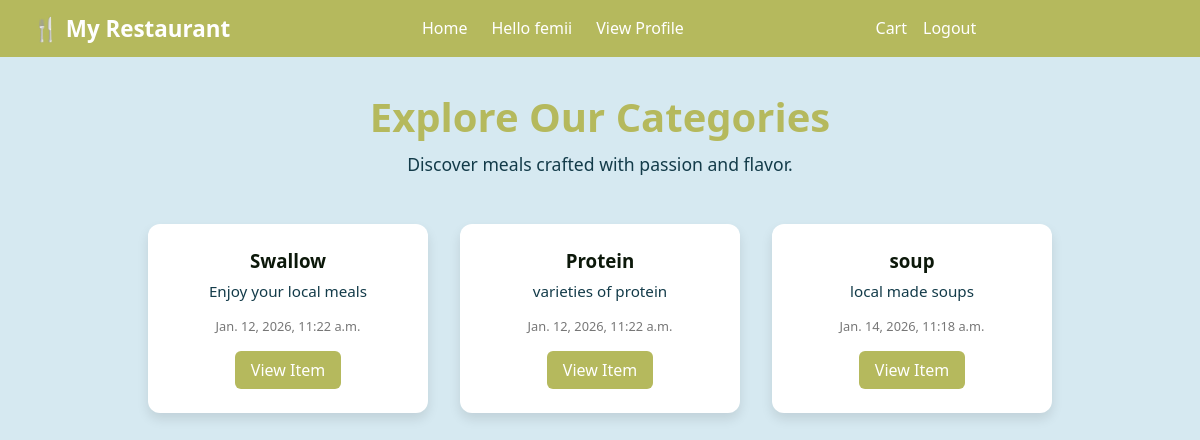
The app's page / (signed in) with its own data.
### resturantapp/models.py (models this page shows, shortened)
class Category(models.Model):
    name = models.CharField(max_length=100)
    description = models.TextField()
    created_at = models.DateTimeField(auto_now_add=True)

### resturantapp/views.py (the view)
# urls.py: path('', views.index, name='index'),
def index(request):
    categories = Category.objects.all()
    context = {
        'categories' : categories
    }
    return render (request, 'index.html', context)

### templates/index.html
{% extends 'base.html' %}
{% load static %}
{% block content %}
<header class="hero">
    <h2>Explore Our Categories</h2>
    <p>Discover meals crafted with passion and flavor.</p>
  </header>
  <main class="category-container">
    {% for category in categories %}
    <div class="category-card">
      <h3>{{category.name}}</h3>
      <p>{{category.description}}</p>
      <span class="date">{{category.created_at}}</span>
      <a href="{% url 'fooditem' category.id %}" class="btn">View Item</a>
    </div>
    {% endfor %}
  </main>
    {% endblock %}

### templates/base.html (shortened to what this page needs)
{% load static %}
<!DOCTYPE html>
<html lang="en">
<head>
    <link rel="stylesheet" href="{% static 'styles.css' %}">
</head>
<body>
    <nav class="navbar">
      <div class="logo">
        <h1 class="logo"><a href="{% url 'index' %}">🍴 My Restaurant</a></h1>
      </div>
    <ul>
      {%if user.is_authenticated%}
      <li><a href="{% url 'index' %}">Home</a></li>
      <li><a href="#">Hello {{user.username}}</a></li>
      <li><a href="{% url 'profile_details' %}">View Profile</a></li>
    </ul>
      <div class="actions">
        <li><a href="{% url 'view_cart' %}">Cart</a></li>
        <li><a href="{% url 'logout' %}">Logout</a></li>
      </div>
      {% else %}
      <li><a href="{% url 'signup'%}">Sign Up</a></li>
      <li><a href="{% url 'login'%}">Login</a></li>
      {% endif %}
  </nav>
    {% block content %}
    {% endblock %}
</body>
</html>

### static/styles.css (style rules this page uses)
* { margin: 0; padding: 0; box-sizing: border-box; }
body { font-family: 'Segoe UI', Tahoma, Geneva, Verdana, sans-serif; background: #D6E9F1; color: #133B49; }
.navbar { display: flex; justify-content: space-between; align-items: center; background: #B5B95D; color: white; padding: 0.8rem 2rem; font-family: 'Segoe UI', sans-serif; box-shadow: 0 4px 8px rgba(0,0,0,0.12); }
.navbar .logo { display: flex; align-items: center; font-size: 1.4rem; font-weight: bold; color: #fff; }
.navbar .logo a { color: inherit; text-decoration: none; }
.navbar .nav-links, .navbar ul { list-style: none; display: flex; gap: 1.5rem; margin: 0; padding: 0; }
.navbar .nav-links a, .navbar ul li a, .nav-links a { text-decoration: none; color: #fff; font-weight: 500; transition: color 0.3s ease; }
.navbar .actions { display: flex; align-items: center; gap: 1rem; }
.navbar .actions { list-style: none; }
.navbar .actions li { list-style: none; }
.navbar .actions a, .navbar .actions li a, .navbar .actions { color: #fff; font-weight: 500; transition: color 0.3s ease; }
.navbar .actions a, .navbar .actions li a { text-decoration: none; }
.hero { text-align: center; padding: 3rem 2rem; background: #D6E9F1; }
.hero h2 { font-size: 2.5rem; color: #B5B95D; }
.hero p { margin-top: 0.5rem; font-size: 1.1rem; color: #133B49; }
.category-container { display: flex; justify-content: center; gap: 2rem; padding: 2rem; flex-wrap: wrap; }
.category-card { background: white; border-radius: 12px; padding: 1.5rem; width: 280px; box-shadow: 0 6px 12px rgba(0,0,0,0.1); transition: transform 0.3s ease, box-shadow 0.3s ease; text-align: center; }
.category-card h3 { color: #0C180A; margin-bottom: 0.5rem; }
.category-card p { font-size: 0.95rem; margin-bottom: 1rem; }
.category-card .date { font-size: 0.8rem; color: #777; display: block; margin-bottom: 1rem; }
.btn { display: inline-block; padding: 0.5rem 1rem; background: #B5B95D; color: white; text-decoration: none; border-radius: 6px; transition: background 0.3s ease; }
.hero { padding-top: 2rem; padding-bottom: 1rem; }

### records on screen
Category: name "Swallow", description "Enjoy your local meals", created_at "Jan. 12, 2026, 11:22 a.m."
Category: name "Protein", description "varieties of protein", created_at "Jan. 12, 2026, 11:22 a.m."
Category: name "soup", description "local made soups", created_at "Jan. 14, 2026, 11:18 a.m."

### other values on screen
{{ user.username }} "femii"
